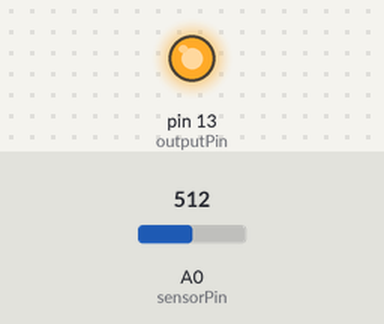
The sketch below on a simulated Arduino Uno, built with avr-gcc and run on an emulated ATmega328P. On the bench: output pins drawn as LEDs (lit = HIGH). The test bench sets the inputs (shaded band); at power-on: A0 (sensorPin) = 512.

Above: at 1.2 s.
1.3 s: A0 (sensorPin) set to 32
2.8 s: A0 (sensorPin) set to 28
At 3.8 s:
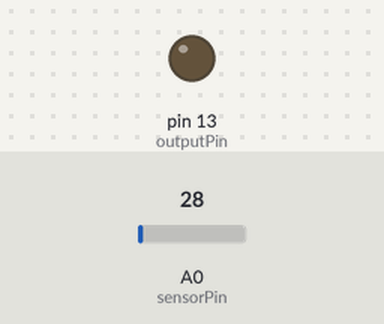
4.3 s: A0 (sensorPin) set to 122
At 4.9 s:
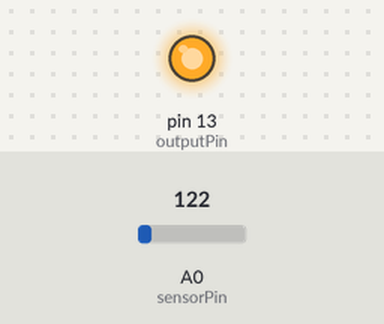
5.8 s: A0 (sensorPin) set to 20
At 6.1 s:
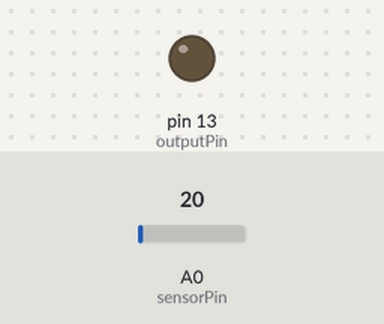
Timing chart, 0 to 8.3 s (numbered marks = the images above; inputs shaded):
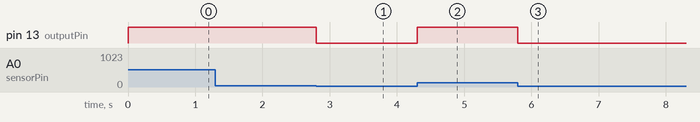

Measured:
- the behaviour switches between 31 and 30 on A0 (sensorPin) (found by bisection; images 0 and 1)
- after the input at 1.3 s, every drawn part: stays the same
- after the input at 2.8 s, pin 13 (outputPin): HIGH → LOW at once
- after the input at 4.3 s, pin 13 (outputPin): LOW → HIGH at once
- after the input at 5.8 s, pin 13 (outputPin): HIGH → LOW at once

The sketch:

Light_Sensor.ino
```cpp
int sensorPin   = A0;   //Select the input pin for the potentiometer
int outputPin   = 13;   //Select the pin for the output (LED)
int sensorValue = 0;    //To store the value coming from the sensorPin

void setup()
{
  //Declare the outputPin as an OUTPUT:
  pinMode(outputPin, OUTPUT);
}
void loop()
{
  //Read value of sensor
  sensorValue=analogRead(sensorPin);
  //Check if smaller than certain value
  if(sensorValue <= 30)
  {
    //Don't light the led
    digitalWrite(outputPin,LOW);
  }
  else
  {
    //Light the led
    digitalWrite(outputPin,HIGH);
  }
}
```
